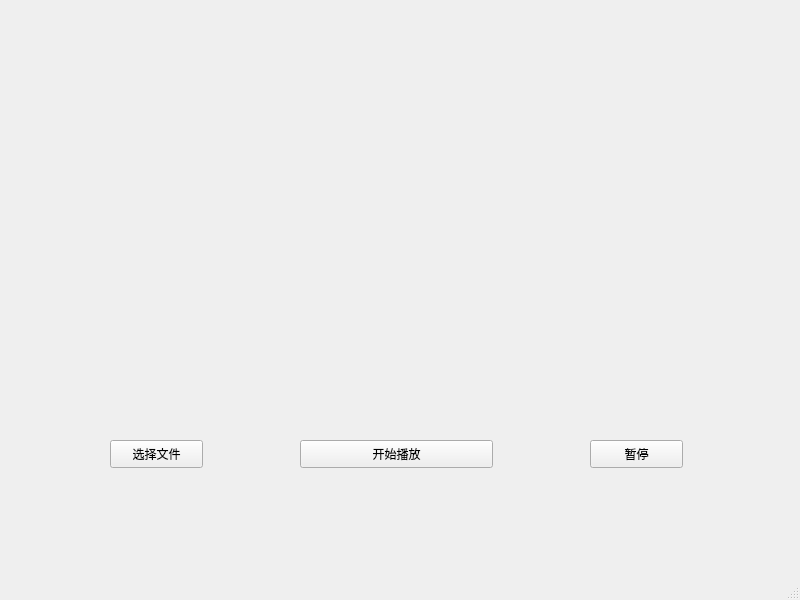
<?xml version="1.0" encoding="UTF-8"?>
<ui version="4.0">
 <class>MainWindow</class>
 <widget class="QMainWindow" name="MainWindow">
  <property name="geometry">
   <rect>
    <x>0</x>
    <y>0</y>
    <width>800</width>
    <height>600</height>
   </rect>
  </property>
  <property name="windowTitle">
   <string>MainWindow</string>
  </property>
  <widget class="QWidget" name="centralwidget">
   <widget class="QPushButton" name="pushButton_2">
    <property name="geometry">
     <rect>
      <x>590</x>
      <y>440</y>
      <width>93</width>
      <height>28</height>
     </rect>
    </property>
    <property name="text">
     <string>暂停</string>
    </property>
   </widget>
   <widget class="QWidget" name="layoutWidget">
    <property name="geometry">
     <rect>
      <x>300</x>
      <y>440</y>
      <width>195</width>
      <height>30</height>
     </rect>
    </property>
    <layout class="QHBoxLayout" name="horizontalLayout"/>
   </widget>
   <widget class="QWidget" name="videowidget" native="true">
    <property name="geometry">
     <rect>
      <x>59</x>
      <y>29</y>
      <width>691</width>
      <height>351</height>
     </rect>
    </property>
   </widget>
   <widget class="QPushButton" name="pushButton">
    <property name="geometry">
     <rect>
      <x>300</x>
      <y>440</y>
      <width>193</width>
      <height>28</height>
     </rect>
    </property>
    <property name="text">
     <string>开始播放</string>
    </property>
   </widget>
   <widget class="QPushButton" name="pushButton_3">
    <property name="geometry">
     <rect>
      <x>110</x>
      <y>440</y>
      <width>93</width>
      <height>28</height>
     </rect>
    </property>
    <property name="text">
     <string>选择文件</string>
    </property>
   </widget>
  </widget>
  <widget class="QMenuBar" name="menubar">
   <property name="geometry">
    <rect>
     <x>0</x>
     <y>0</y>
     <width>800</width>
     <height>26</height>
    </rect>
   </property>
  </widget>
  <widget class="QStatusBar" name="statusbar"/>
 </widget>
 <resources/>
 <connections/>
 <slots>
  <slot>selectFile()</slot>
 </slots>
</ui>
